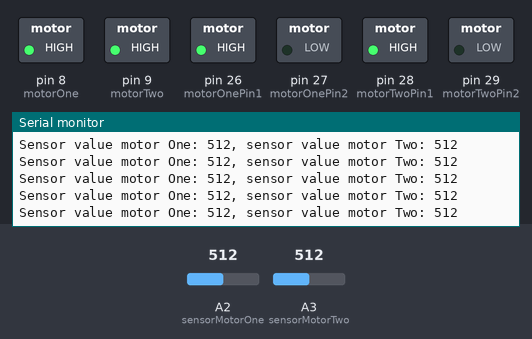
A sketch run on a simulated Arduino Mega 2560, built with avr-gcc and run on an emulated ATmega2560. Shown: switched loads named in the sketch (green lamp = pin HIGH), the last lines printed to the serial monitor. Inputs (shaded band) come from the test bench; at power-on: A2 (sensorMotorOne) = 512, A3 (sensorMotorTwo) = 512.

Above: at 1.2 s.
1.3 s: A2 (sensorMotorOne) set to 105
At 1.39 s:
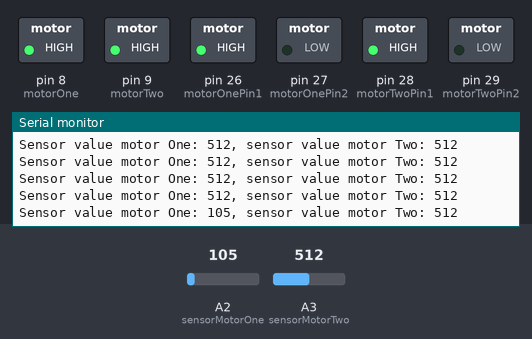
4.3 s: A2 (sensorMotorOne) set to 90
At 4.35 s:
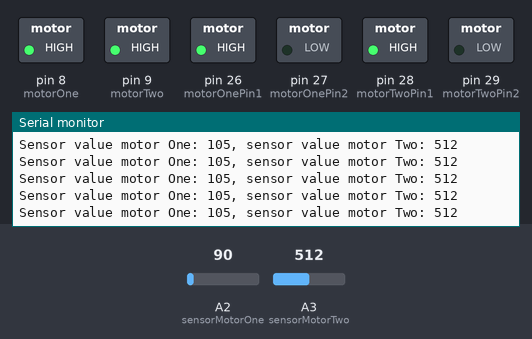
7.3 s: A3 (sensorMotorTwo) set to 109
At 7.31 s:
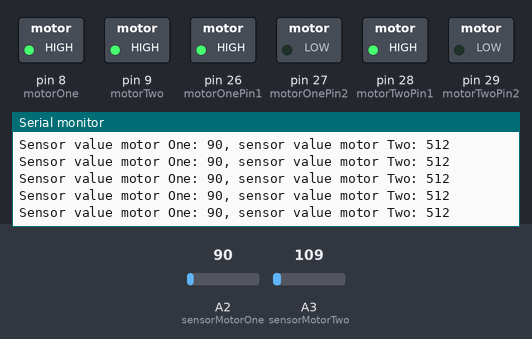
10.3 s: A3 (sensorMotorTwo) set to 91
At 10.34 s:
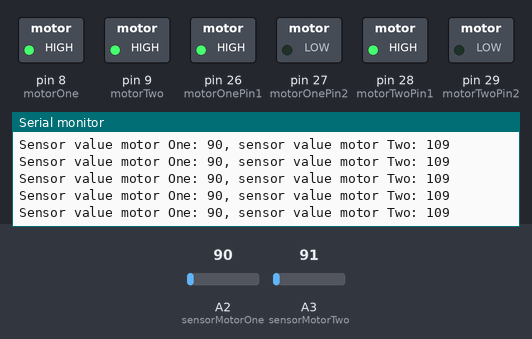
Timing chart, 0 to 12.8 s (numbered marks = the images above; inputs shaded):
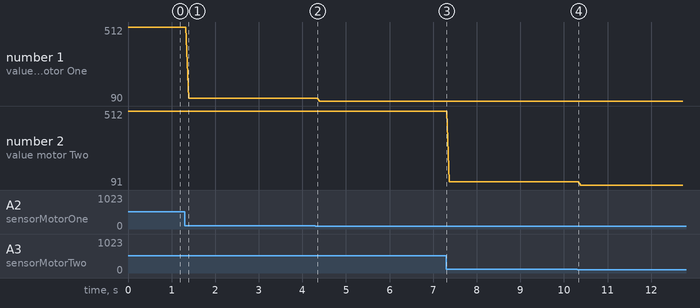

Measured:
- after the input at 1.3 s, the serial monitor: prints a new line after 0.09 s (image 1)
- plotted number 1: 512 → 105 after the input at 1.3 s, 105 → 90 after the input at 4.3 s
- plotted number 2: 512 → 109 after the input at 7.3 s, 109 → 91 after the input at 10.3 s

The sketch:

MotorSensorCalibrationProgram.ino
```cpp
#define motorOne                       8
#define motorTwo                       9

#define motorOnePin1                  26
#define motorOnePin2                  27
#define motorTwoPin1                  28
#define motorTwoPin2                  29

#define potMeterOne                   A0
#define sensorMotorOne                A2
#define sensorMotorTwo                A3

#include <EEPROM.h>

int countSensorMotorOne, countSensorMotorTwo;
int sensorValueMotorOne, sensorValueMotorTwo;
int previousSensorValueMotorOne, previousSensorValueMotorTwo;
int potMeterOneValue, previousPotMeterOneValue;
int speedOneValue, speedTwoValue;
int stepSize;

long timeStampBeginIntervalMotorOne, timeStampEndIntervalMotorOne;
long timeStampBeginIntervalMotorTwo, timeStampEndIntervalMotorTwo;

boolean inSync = false;
float frequencyOne, frequencyTwo;

void setup() {

  Serial.begin(9600);
  // put your setup code here, to run once:
  pinMode(motorOne, OUTPUT);
  pinMode(motorTwo, OUTPUT);

  pinMode(motorOnePin1, OUTPUT);
  pinMode(motorOnePin2, OUTPUT);
  pinMode(motorTwoPin1, OUTPUT);
  pinMode(motorTwoPin2, OUTPUT);

  pinMode(potMeterOne, INPUT);
  pinMode(sensorMotorOne, INPUT);
  pinMode(sensorMotorTwo, INPUT);

  speedOneValue = 255;
  speedTwoValue = 255;
  digitalWrite(motorOnePin1, HIGH);
  digitalWrite(motorOnePin2, LOW);
  analogWrite(motorOne, speedOneValue);
  digitalWrite(motorTwoPin1, HIGH);
  digitalWrite(motorTwoPin2, LOW);
  analogWrite(motorTwo, speedTwoValue);

}

void loop() {

  sensorValueMotorOne = analogRead(sensorMotorOne);
  sensorValueMotorTwo = analogRead(sensorMotorTwo);
  Serial.print("Sensor value motor One: ");
  Serial.print(sensorValueMotorOne);
  Serial.print(", sensor value motor Two: ");
  Serial.println(sensorValueMotorTwo);
  delay(10);
}
```
